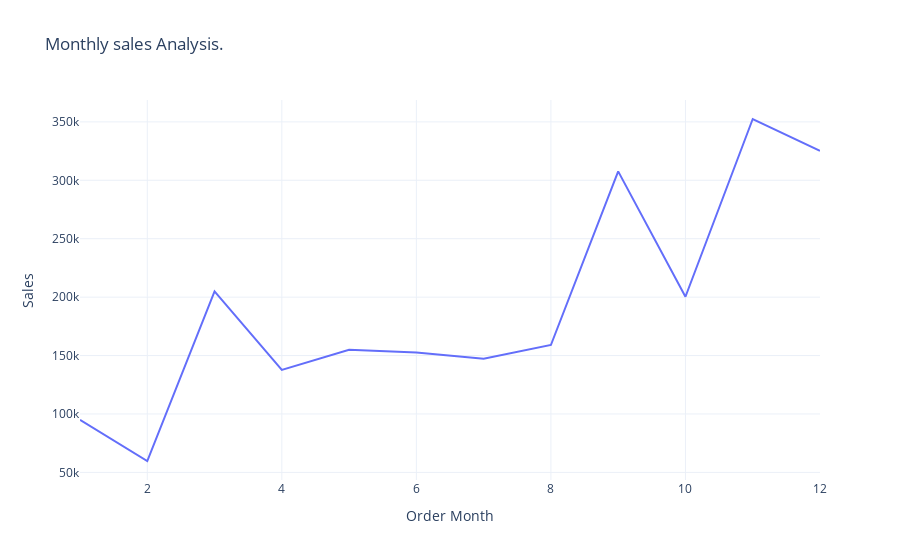

Notebook code cell kept with this figure:
### Code cell
sales_by_month=data.groupby('Order Month')['Sales'].sum().reset_index()
fig=px.line(sales_by_month,x='Order Month',y='Sales',title="Monthly sales Analysis.")
fig.show()

### Figure 1 — Plotly figure (JSON) as saved in the notebook; plotly's stock layout.template omitted (floating-point values rounded to 4 significant figures)
{"data": [{"hovertemplate": "Order Month=%{x}<br>Sales=%{y}<extra></extra>", "legendgroup": "", "line": {"color": "#636efa", "dash": "solid"}, "marker": {"symbol": "circle"}, "mode": "lines", "name": "", "orientation": "v", "showlegend": false, "type": "scatter", "x": [1, 2, 3, 4, 5, 6, 7, 8, 9, 10, 11, 12], "xaxis": "x", "y": [94920.0, 59750.0, 205000.0, 137800.0, 155000.0, 152700.0, 147200.0, 159000.0, 307600.0, 200300.0, 352500.0, 325300.0], "yaxis": "y"}], "layout": {"legend": {"tracegroupgap": 0}, "title": {"text": "Monthly sales Analysis."}, "xaxis": {"anchor": "y", "domain": [0, 1], "title": {"text": "Order Month"}}, "yaxis": {"anchor": "x", "domain": [0, 1], "title": {"text": "Sales"}}}}
